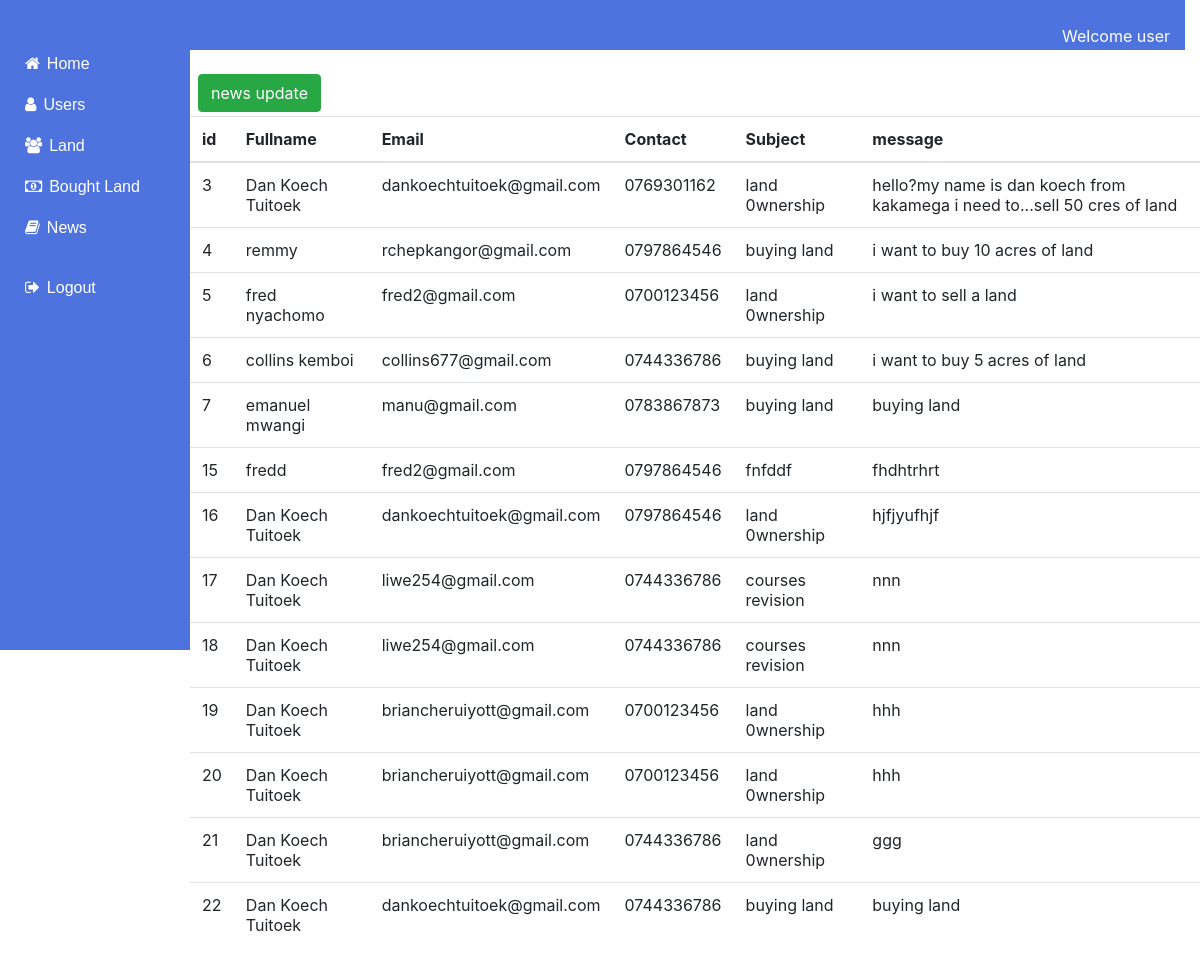
The page /admin/news.php on the database its author committed.
### tables this page shows
CREATE TABLE `contactus` (
  `id` int(10) NOT NULL,
  `name` varchar(191) NOT NULL,
  `email` varchar(191) NOT NULL,
  `contact` varchar(11) NOT NULL,
  `subject` varchar(255) NOT NULL,
  `message` varchar(255) NOT NULL
);

### admin/news.php (the view)
<?php require_once('header.php')?>
<?php require_once('sidebar.php')?>
    <div class="col-sm-10">
               <br>
               <div class="row">
                  <a href=# class="btn btn-success ml-2 mb-1" style="float:right;"> news update</a>
                  <br>
                   <table class="table">
                      <thead>
                         <tr>
                          <th>id</th>
                           <th>Fullname</th>
                           <th>Email</th>
                           <th>Contact</th>
                           <th>Subject</th>
                           <th>message</th>
                         </tr>
                      </thead>
                      <tbody>
                      <?php
                    include('connection.php');
                   $sql = "SELECT id,name,email,contact,subject,message from contactus";
                    $result = $conn-> query($sql);
                    if ($result-> num_rows > 0) {
                    while ($row = $result-> fetch_assoc( )) {
                      echo "<tr><td>".$row["id"] ."</td><td>".$row["name"] ."</td><td>".$row["email"] ."</td><td>".$row["contact"] ."</td><td>".$row["subject"] ."</td><td>".$row["message"] ."</td></tr>";
                    }
                    }
                    ?>
                      </tbody>
                   </table>
               </div>
           </div>
<?php require_once('footer.php')?>

### rows shown on the page
contactus: id "3", name "Dan Koech Tuitoek", email "dankoechtuitoek@gmail.com", contact "0769301162", subject "land 0wnership", message "hello?my name is dan koech from kakamega i need to...sell 50 cres of land"
contactus: id "4", name "remmy", email "rchepkangor@gmail.com", contact "0797864546", subject "buying land", message "i want to buy 10 acres of land"
contactus: id "5", name "fred nyachomo", email "fred2@gmail.com", contact "0700123456", subject "land 0wnership", message "i want to sell a land"
contactus: id "6", name "collins kemboi", email "collins677@gmail.com", contact "0744336786", subject "buying land", message "i want to buy 5 acres of land"
contactus: id "7", name "emanuel mwangi", email "manu@gmail.com", contact "0783867873", subject "buying land", message "buying land"
contactus: id "15", name "fredd", email "fred2@gmail.com", contact "0797864546", subject "fnfddf", message "fhdhtrhrt"
contactus: id "16", name "Dan Koech Tuitoek", email "dankoechtuitoek@gmail.com", contact "0797864546", subject "land 0wnership", message "hjfjyufhjf"
contactus: id "17", name "Dan Koech Tuitoek", email "liwe254@gmail.com", contact "0744336786", subject "courses revision", message "nnn"
contactus: id "18", name "Dan Koech Tuitoek", email "liwe254@gmail.com", contact "0744336786", subject "courses revision", message "nnn"
contactus: id "19", name "Dan Koech Tuitoek", email "briancheruiyott@gmail.com", contact "0700123456", subject "land 0wnership", message "hhh"
contactus: id "20", name "Dan Koech Tuitoek", email "briancheruiyott@gmail.com", contact "0700123456", subject "land 0wnership", message "hhh"
contactus: id "21", name "Dan Koech Tuitoek", email "briancheruiyott@gmail.com", contact "0744336786", subject "land 0wnership", message "ggg"
contactus: id "22", name "Dan Koech Tuitoek", email "dankoechtuitoek@gmail.com", contact "0744336786", subject "buying land", message "buying land"
